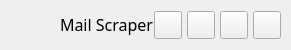
           <widget class="QFrame" name="contentTopBg">
            <property name="minimumSize">
             <size>
              <width>0</width>
              <height>50</height>
             </size>
            </property>
            <property name="maximumSize">
             <size>
              <width>16777215</width>
              <height>50</height>
             </size>
            </property>
            <property name="frameShape">
             <enum>QFrame::NoFrame</enum>
            </property>
            <property name="frameShadow">
             <enum>QFrame::Raised</enum>
            </property>
            <layout class="QHBoxLayout" name="horizontalLayout">
             <property name="spacing">
              <number>0</number>
             </property>
             <property name="leftMargin">
              <number>0</number>
             </property>
             <property name="topMargin">
              <number>0</number>
             </property>
             <property name="rightMargin">
              <number>10</number>
             </property>
             <property name="bottomMargin">
              <number>0</number>
             </property>
             <item>
              <widget class="QFrame" name="topBarLeftBox">
               <property name="sizePolicy">
                <sizepolicy hsizetype="Expanding" vsizetype="Preferred">
                 <horstretch>0</horstretch>
                 <verstretch>0</verstretch>
                </sizepolicy>
               </property>
               <property name="frameShape">
                <enum>QFrame::NoFrame</enum>
               </property>
               <property name="frameShadow">
                <enum>QFrame::Raised</enum>
               </property>
               <layout class="QHBoxLayout" name="horizontalLayout_3">
                <property name="spacing">
                 <number>0</number>
                </property>
                <property name="leftMargin">
                 <number>0</number>
                </property>
                <property name="topMargin">
                 <number>0</number>
                </property>
                <property name="rightMargin">
                 <number>0</number>
                </property>
                <property name="bottomMargin">
                 <number>0</number>
                </property>
                <item>
                 <widget class="QFrame" name="logoContainer">
                  <property name="minimumSize">
                   <size>
                    <width>60</width>
                    <height>0</height>
                   </size>
                  </property>
                  <property name="maximumSize">
                   <size>
                    <width>60</width>
                    <height>16777215</height>
                   </size>
                  </property>
                  <layout class="QHBoxLayout" name="horizontalLayout_8">
                   <property name="leftMargin">
                    <number>0</number>
                   </property>
                   <property name="topMargin">
                    <number>0</number>
                   </property>
                   <property name="rightMargin">
                    <number>0</number>
                   </property>
                   <property name="bottomMargin">
                    <number>0</number>
                   </property>
                   <item>
                    <widget class="QLabel" name="topLogo">
                     <property name="minimumSize">
                      <size>
                       <width>42</width>
                       <height>42</height>
                      </size>
                     </property>
                     <property name="maximumSize">
                      <size>
                       <width>42</width>
                       <height>42</height>
                      </size>
                     </property>
                     <property name="text">
                      <string/>
                     </property>
                     <property name="pixmap">
                      <pixmap>../images/logo-42x42.png</pixmap>
                     </property>
                    </widget>
                   </item>
                  </layout>
                 </widget>
                </item>
                <item>
                 <widget class="QLabel" name="titleRightInfo">
                  <property name="sizePolicy">
                   <sizepolicy hsizetype="Preferred" vsizetype="Expanding">
                    <horstretch>0</horstretch>
                    <verstretch>0</verstretch>
                   </sizepolicy>
                  </property>
                  <property name="maximumSize">
                   <size>
                    <width>16777215</width>
                    <height>45</height>
                   </size>
                  </property>
                  <property name="font">
                   <font>
                    <family>Segoe UI Semibold</family>
                    <pointsize>12</pointsize>
                    <weight>7</weight>
                    <italic>false</italic>
                    <bold>false</bold>
                   </font>
                  </property>
                  <property name="text">
                   <string>Mail Scraper</string>
                  </property>
                  <property name="alignment">
                   <set>Qt::AlignLeading|Qt::AlignLeft|Qt::AlignVCenter</set>
                  </property>
                 </widget>
                </item>
               </layout>
              </widget>
             </item>
             <item alignment="Qt::AlignRight">
              <widget class="QFrame" name="rightButtons">
               <property name="minimumSize">
                <size>
                 <width>0</width>
                 <height>28</height>
                </size>
               </property>
               <property name="styleSheet">
                <string notr="true">font-size:18px;</string>
               </property>
               <property name="frameShape">
                <enum>QFrame::NoFrame</enum>
               </property>
               <property name="frameShadow">
                <enum>QFrame::Raised</enum>
               </property>
               <layout class="QHBoxLayout" name="horizontalLayout_2">
                <property name="spacing">
                 <number>5</number>
                </property>
                <property name="leftMargin">
                 <number>0</number>
                </property>
                <property name="topMargin">
                 <number>0</number>
                </property>
                <property name="rightMargin">
                 <number>0</number>
                </property>
                <property name="bottomMargin">
                 <number>0</number>
                </property>
                <item>
                 <widget class="QPushButton" name="caseButton">
                  <property name="minimumSize">
                   <size>
                    <width>28</width>
                    <height>28</height>
                   </size>
                  </property>
                  <property name="maximumSize">
                   <size>
                    <width>28</width>
                    <height>28</height>
                   </size>
                  </property>
                  <property name="text">
                   <string/>
                  </property>
                  <property name="icon">
                   <iconset>
                    <normaloff>../icons/icon_case.png</normaloff>../icons/icon_case.png</iconset>
                  </property>
                  <property name="iconSize">
                   <size>
                    <width>20</width>
                    <height>20</height>
                   </size>
                  </property>
                 </widget>
                </item>
                <item>
                 <widget class="QPushButton" name="settingsTopButton">
                  <property name="minimumSize">
                   <size>
                    <width>28</width>
                    <height>28</height>
                   </size>
                  </property>
                  <property name="maximumSize">
                   <size>
                    <width>28</width>
                    <height>28</height>
                   </size>
                  </property>
                  <property name="cursor">
                   <cursorShape>PointingHandCursor</cursorShape>
                  </property>
                  <property name="toolTip">
                   <string>Settings</string>
                  </property>
                  <property name="text">
                   <string/>
                  </property>
                  <property name="icon">
                   <iconset>
                    <normaloff>../icons/icon_settings.png</normaloff>../icons/icon_settings.png</iconset>
                  </property>
                  <property name="iconSize">
                   <size>
                    <width>20</width>
                    <height>20</height>
                   </size>
                  </property>
                 </widget>
                </item>
                <item>
                 <widget class="QPushButton" name="minimizeButton">
                  <property name="minimumSize">
                   <size>
                    <width>28</width>
                    <height>28</height>
                   </size>
                  </property>
                  <property name="maximumSize">
                   <size>
                    <width>28</width>
                    <height>28</height>
                   </size>
                  </property>
                  <property name="cursor">
                   <cursorShape>PointingHandCursor</cursorShape>
                  </property>
                  <property name="toolTip">
                   <string/>
                  </property>
                  <property name="text">
                   <string/>
                  </property>
                  <property name="icon">
                   <iconset>
                    <normaloff>../icons/icon_minimize.png</normaloff>../icons/icon_minimize.png</iconset>
                  </property>
                  <property name="iconSize">
                   <size>
                    <width>20</width>
                    <height>20</height>
                   </size>
                  </property>
                 </widget>
                </item>
                <item>
                 <widget class="QPushButton" name="closeButton">
                  <property name="minimumSize">
                   <size>
                    <width>28</width>
                    <height>28</height>
                   </size>
                  </property>
                  <property name="maximumSize">
                   <size>
                    <width>28</width>
                    <height>28</height>
                   </size>
                  </property>
                  <property name="cursor">
                   <cursorShape>PointingHandCursor</cursorShape>
                  </property>
                  <property name="toolTip">
                   <string/>
                  </property>
                  <property name="text">
                   <string/>
                  </property>
                  <property name="icon">
                   <iconset>
                    <normaloff>../icons/icon_close.png</normaloff>../icons/icon_close.png</iconset>
                  </property>
                  <property name="iconSize">
                   <size>
                    <width>20</width>
                    <height>20</height>
                   </size>
                  </property>
                 </widget>
                </item>
               </layout>
              </widget>
             </item>
            </layout>
           </widget>
